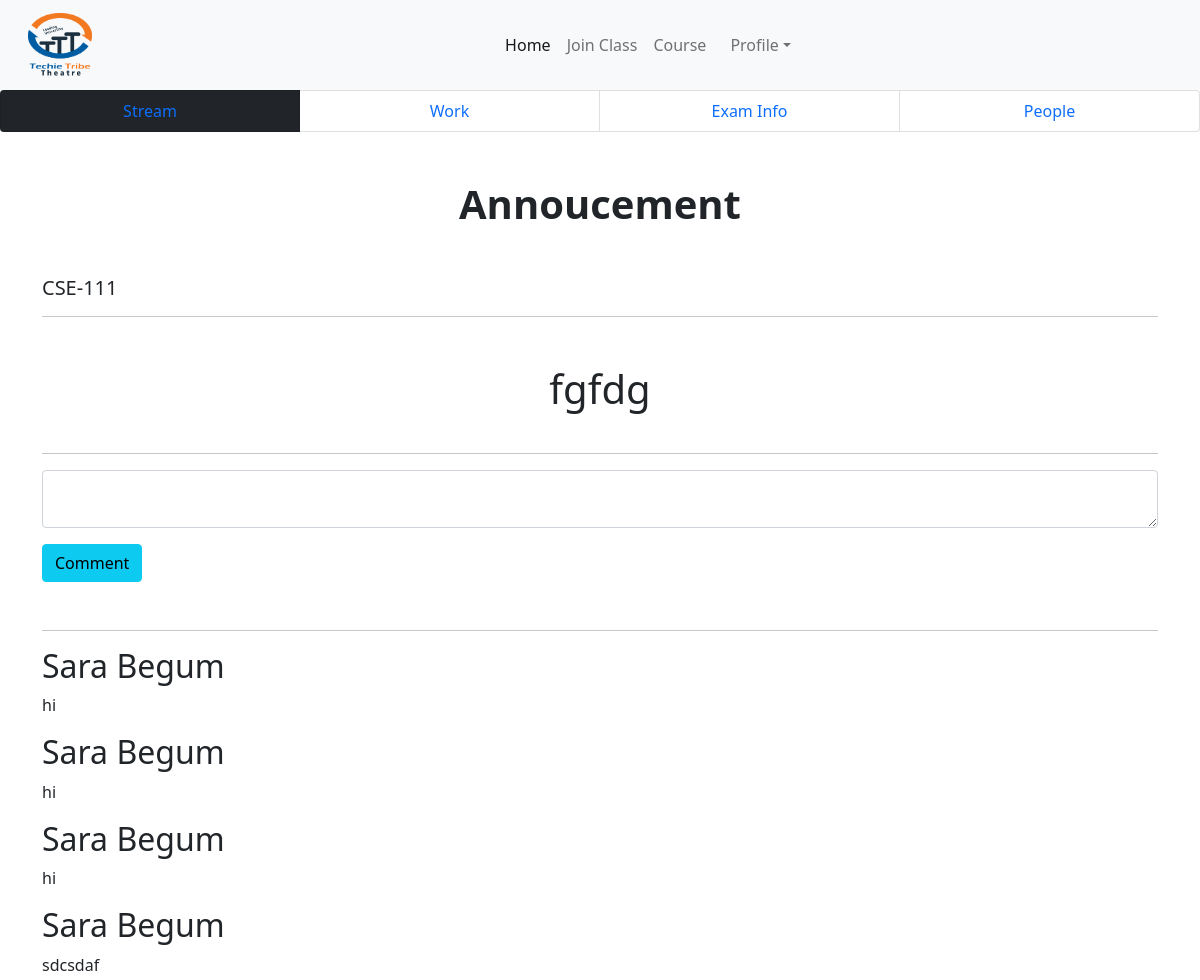
Page /student/annouceview/29/ (signed in, upper part) on the earlier database version.
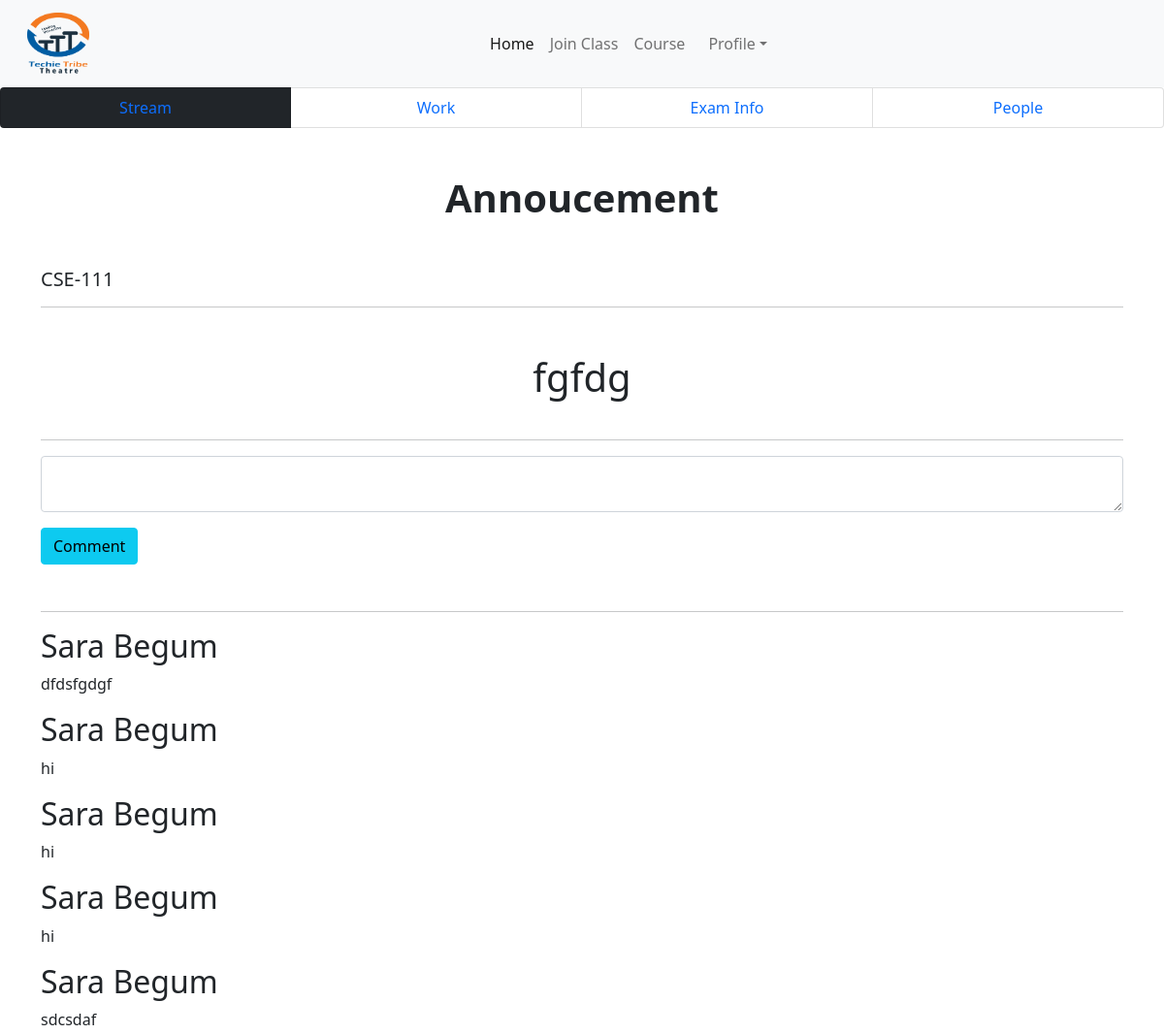
Same page on the later database version.
### student/models.py (models this page shows)
class CommentMain(models.Model):
    annoucemain = models.ForeignKey(Announcement, on_delete=models.CASCADE)
    mystu = models.ForeignKey(Student, on_delete=models.CASCADE)
    comment = models.TextField()

### mainapp/models.py (models this page shows, shortened)
class Student(models.Model):
    id_no = models.IntegerField()
    first_name = models.CharField(max_length=100)
    last_name = models.CharField(max_length=100)
    email = models.EmailField()
    password = models.CharField(max_length=100)
    cpassword = models.CharField(max_length=100)

### student/views.py (the view, shortened to what this page needs)
# urls.py: path('annouceview/<int:id>/', AnnouceView.as_view(), name='annouceview'),
class AnnouceView(View):
    def get(self, request, id):
        student = request.session.get("student")
        if student:
            annoucementview = Announcement.objects.get(id=id)
            comment_view = CommentMain.objects.filter(
                annoucemain=annoucementview)[::-1]
            return render(request, 'anounceview.html', {'annoucementview': annoucementview, 'comment_view': comment_view})
        return render(request, 'anounceview.html', {'annoucementview': annoucementview, 'comment_view': comment_view})

### student/templates/anounceview.html (shortened to what this page needs)
{% extends 'base_student.html' %} <br />
{% load static %} <br />
{% block content %}
<link rel="stylesheet" href="{% static 'css/card.css' %}" />
<link
  rel="stylesheet"
  href="https://cdnjs.cloudflare.com/ajax/libs/font-awesome/6.1.1/css/all.min.css"
/>
<ul class="list-group list-group-horizontal col-12">
  <li class="list-group-item bg-dark text-white col-3 text-center">
    <a href="">Stream</a>
  </li>
  <li class="list-group-item col-3 text-center text-white">
    <a href="">Work</a>
  </li>
  <li class="list-group-item col-3 text-center">
    <a href="">Exam Info</a>
  </li>
  <li class="list-group-item col-3 text-center"><a href="">People</a></li>
</ul>
<div class="container">
  <h1 class="text-center mt-5 mb-5 text-dark fw-bold">Annoucement</h1>
  <h5>{{annoucementview.classview.class_code_name}}</h5>
  <hr />
  <div class="mt-5 m-auto align-center">
    <h1 class="text-dark">{{annoucementview.text}}</h1>
  </div>
  <hr />
  <div class="m-auto">
    <form action="" method="POST">
      <div class="form-floating">
        <textarea
          class="form-control text-dark"
          name="commenttext"
          placeholder="Leave a comment here"
          id="floatingTextarea"
        ></textarea>
        <label for="floatingTextarea">Comments</label>
      </div>
      <button type="submit" class="btn btn-info mt-3">Comment</button>
    </form>
  </div>
</div>
<div class="container mt -5">
  <hr class="mt-5 mb-3" />
  {% for com in comment_view %}
  <h2>{{com.mystu.first_name}} {{com.mystu.last_name}}</h2>
  <p>{{com.comment}}</p>
  {% endfor %}
</div>
{% endblock content %}

Differences in the rows shown:
added CommentMain: mystu.first_name "Sara", mystu.last_name "Begum", comment "dfdsfgdgf"
